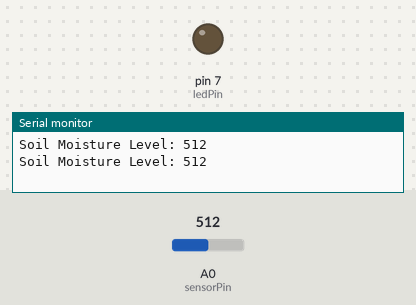
Bench run of a sketch on a simulated Arduino Uno, built with avr-gcc and run on an emulated ATmega328P. Parts: output pins drawn as LEDs (lit = HIGH), the last lines printed to the serial monitor. The test bench sets the inputs (shaded band); at power-on: A0 (sensorPin) = 512.

Above: at 1.8 s.
1.9 s: A0 (sensorPin) set to 316
3.4 s: A0 (sensorPin) set to 290
At 4.8 s:
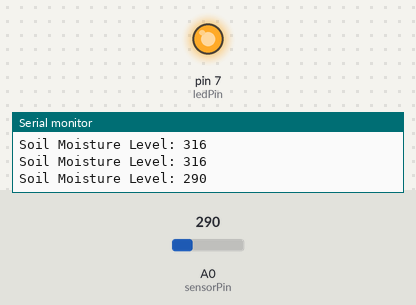
5.5 s: A0 (sensorPin) set to 306
At 6.4 s:
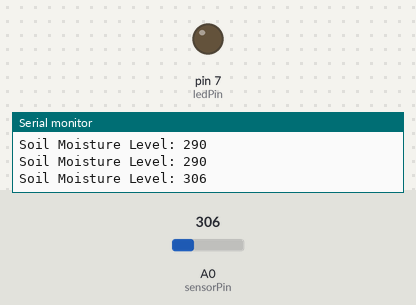
7.5 s: A0 (sensorPin) set to 122
At 9.1 s:
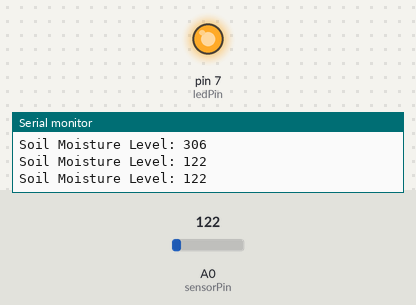
Timing chart, 0 to 10.5 s (numbered marks = the images above; inputs shaded):
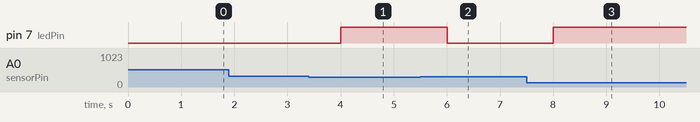

Measured:
- the behaviour switches between 300 and 299 on A0 (sensorPin) (found by bisection; images 0 and 1)
- after the input at 3.4 s, pin 7 (ledPin): LOW → HIGH after 0.60 s
- after the input at 5.5 s, pin 7 (ledPin): HIGH → LOW after 0.50 s
- after the input at 7.5 s, pin 7 (ledPin): LOW → HIGH after 0.50 s

The sketch:

Soil_Moisture.ino
```cpp
int sensorPin = A0;

int ledPin = 7;

void setup() {
  Serial.begin(9600);
  pinMode(ledPin, OUTPUT);
}
void loop() {
  int sensorValue = analogRead(sensorPin);
  Serial.print("Soil Moisture Level: ");
  Serial.println(sensorValue);

  if (sensorValue < 300) {
    digitalWrite(ledPin, HIGH);
  } else {
    digitalWrite(ledPin, LOW);
  }
  delay(1000);
}
```
